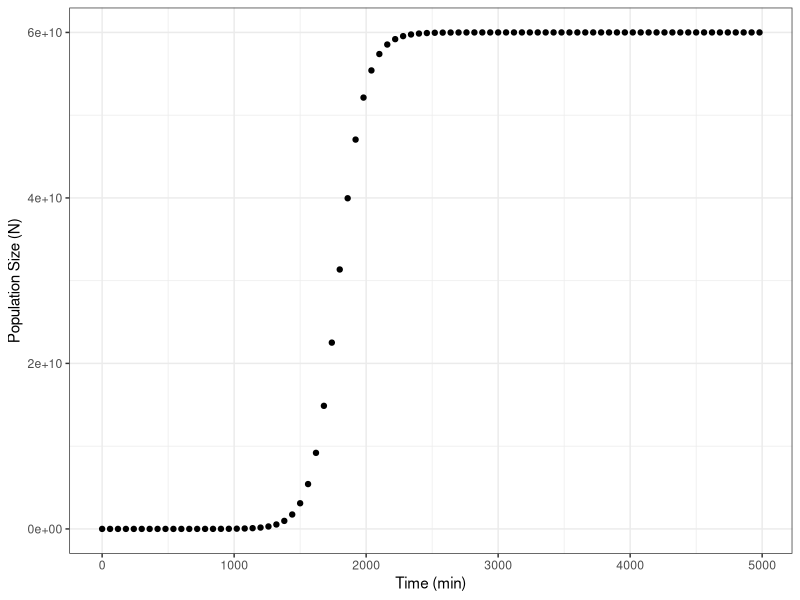
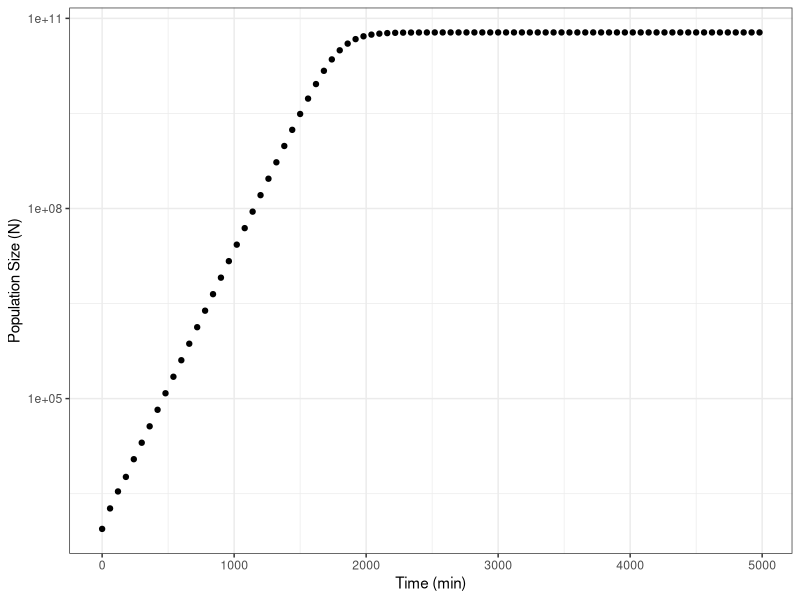

Write the R code that produced these figures, in order.
## logistic_growth

## R script to plot a reproducible analysis of logistic growth

# installing and loading ggplot2 package into the library

install.packages("ggplot2") 
library(ggplot2)

# reading in experiment file in .csv format

growth_data <- read.csv("experiment.csv") 


## Plotting time against population size

ggplot(aes(t,N), data = growth_data) + # Plotting time (t) and population size (N) on the x and y axes, respectively
  
  geom_point() + # Plotting individual data points
  
  xlab("Time (min)") + # adding x axis label
  
  ylab("Population Size (N)") + # adding y axis label
  
  theme_bw() # creating a black and white theme  

## Plotting the same data on a log scale 

ggplot(aes(t,N), data = growth_data) +
  
  geom_point() +
  
  xlab("Time (min)") +
  
  ylab("Population Size (N)") +
  
  scale_y_continuous(trans='log10') + 
 
  theme_bw()




